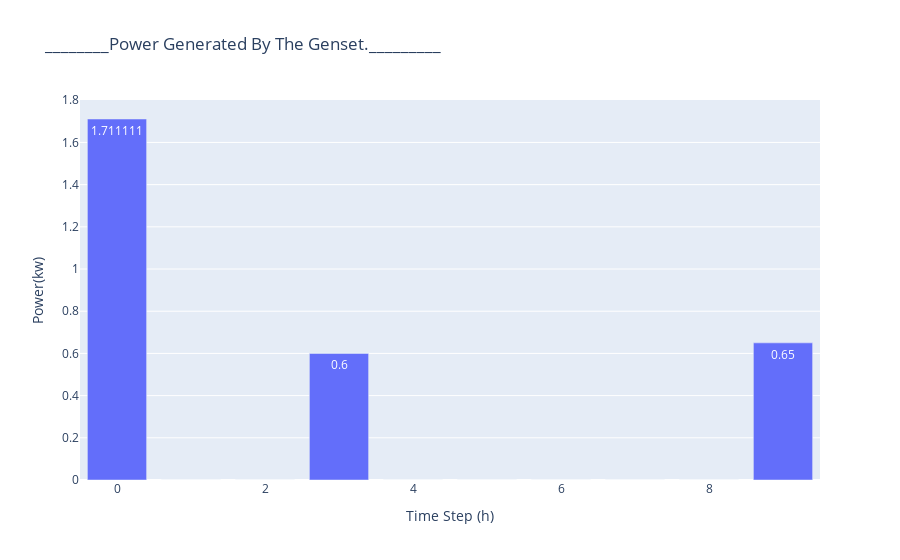

This figure's notebook cell:
### Markdown cell above
### Generated power by genset.

### Code cell
P_A_dframe = {
             'Power generated by the Genset.': P_list,
             'Scale' : P_list}

P_A_df = pd.DataFrame(P_A_dframe)
fig = px.bar(P_A_df, x = V_steps,
             y = P_list,
             title = '________Power Generated By The Genset._________',
             labels = dict(x = "Time Step (h)", y = "Power(kw)"), text_auto = True)
#Image(fig.to_image(format='png', width=1500, height=350, scale=3), embed= True)
fig.show()

### Figure 1 — Plotly figure (JSON) as saved in the notebook; plotly's stock layout.template omitted (floating-point values rounded to 4 significant figures)
{"data": [{"alignmentgroup": "True", "hovertemplate": "Time Step (h)=%{x}<br>Power(kw)=%{y}<extra></extra>", "legendgroup": "", "marker": {"color": "#636efa", "pattern": {"shape": ""}}, "name": "", "offsetgroup": "", "orientation": "v", "showlegend": false, "textposition": "auto", "texttemplate": "%{y}", "type": "bar", "x": [0, 1, 2, 3, 4, 5, 6, 7, 8, 9], "xaxis": "x", "y": [1.711, 0, 0, 0.6, 0, 0, 0, 0, 0, 0.65], "yaxis": "y"}], "layout": {"barmode": "relative", "legend": {"tracegroupgap": 0}, "title": {"text": "________Power Generated By The Genset._________"}, "xaxis": {"anchor": "y", "domain": [0, 1], "title": {"text": "Time Step (h)"}}, "yaxis": {"anchor": "x", "domain": [0, 1], "title": {"text": "Power(kw)"}}}}
